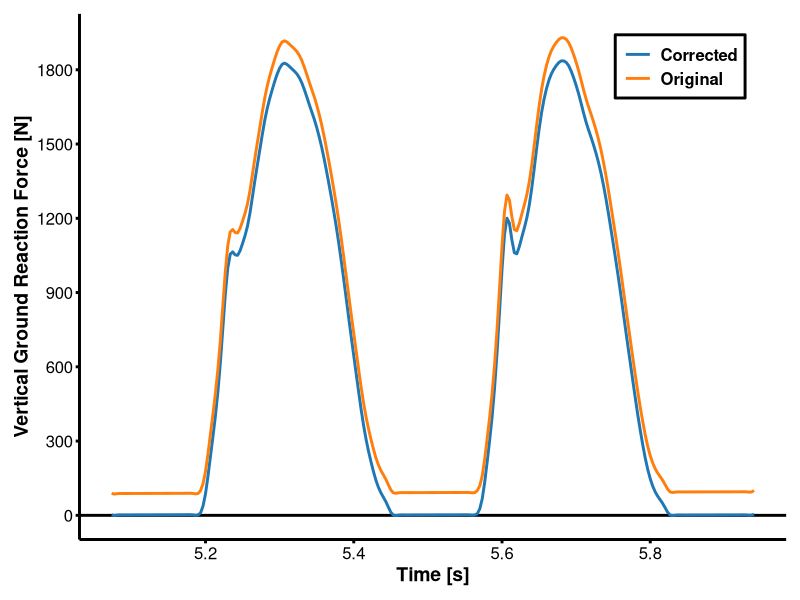

The R source for this figure: (Note: this script raises an error after producing the figure.)
library(ggplot2)
library(ggthemes)
library(viridis)

data.raw = read.csv('detrend_plots_data.csv') #exported from sample.py [force_fd] and [GRF_filt]

data.raw$t = rep(seq(0.003333333,30, 1/300),2)

head(data.raw)

ggplot(data = data.raw[data.raw$frame <1782 & data.raw$frame > 1520,]) +
  geom_abline(intercept = 0, slope = 0, lwd = 1, alpha = 1)+
  geom_line((aes(x = t, y = force, color = signal)), alpha = 1, lwd = 1)+
  scale_color_tableau(label = c('Corrected','Original'),palette = 'Classic 10')+
  scale_y_continuous('Vertical Ground Reaction Force [N]', breaks = seq(0,2000,300))+
  scale_x_continuous('Time [s]', breaks = seq(5,6,.2))+
  theme_classic()+
  theme(axis.line = element_line(size =1, color = 'black'),
        axis.ticks = element_line(size = 1, color = 'black'),
        axis.text = element_text(size = 12, color = 'black'),
        axis.title = element_text(size = 14, face = 'bold', color = 'black'),
        legend.position = c(.85,.9),
        legend.text = element_text(size = 12, face = 'bold', color = 'black'),
        legend.title = element_blank(),
        legend.key.width = unit(.3, 'in'),
        legend.background = element_rect(fill = alpha('white',0.8), size = 1, linetype = 'solid', color = 'black'),
        plot.margin = unit(c(10,10,10,10),'points'))

# ggsave('waveform.png',height = 4, width = 8, units = 'in')

data.aerial = read.csv('aerial_plots_data.csv') #exported from sample.py [aerial_means_d]
head(data.aerial)

ggplot(data = data.aerial) +
  geom_abline(intercept = 0, slope = 0, lwd = 1, alpha = 1, color = 'black')+
  geom_point((aes(y = force, x = step, color = signal)), size = 2, alpha = 1)+
  scale_y_continuous('Aerial Phase Force [N]', breaks = seq(-100,100,20))+
  scale_x_continuous('Step Number')+
  scale_color_tableau(label = c('Corrected','Original'),palette = 'Classic 10')+
  theme_classic()+
  theme(axis.line = element_line(size =1, color = 'black'),
        axis.ticks = element_line(size = 1, color = 'black'),
        axis.text = element_text(size = 12, color = 'black'),
        axis.title = element_text(size = 14, face = 'bold', color = 'black'),
        legend.position = c(.85,.85),
        legend.text = element_text(size = 12, face = 'bold', color = 'black'),
        legend.title = element_blank(),
        legend.key.width = unit(.3, 'in'),
        legend.background = element_rect(fill = alpha('white',0.8), size = 1, linetype = 'solid', color = 'black'),
        plot.margin = unit(c(10,10,10,10),'points'))

# ggsave('steps.png',height = 4, width = 8, units = 'in')


data.ex = read.csv('joss_example.csv') #exported from sample.py [force_fd] and [GRF_filt]


head(data.ex)

ggplot(data = data.ex) +
  geom_abline(intercept = 0, slope = 0, lwd = 1, alpha = 1)+
  geom_line((aes(x = time, y = wrong)), alpha = 1, lwd = 1)+
  geom_line((aes(x = time, y = right)), alpha = 1, lwd = 1, color = 'red')+
  scale_color_tableau(label = c('Corrected','Original'),palette = 'Classic 10')+
  scale_y_continuous('Vertical Ground Reaction Force [N]', breaks = seq(0,2000,300))+
  scale_x_continuous('Time [s]', breaks = seq(5,6,.2))+
  theme_classic()+
  theme(axis.line = element_line(size =1, color = 'black'),
        axis.ticks = element_line(size = 1, color = 'black'),
        axis.text = element_text(size = 12, color = 'black'),
        axis.title = element_text(size = 14, face = 'bold', color = 'black'),
        legend.position = c(.85,.9),
        legend.text = element_text(size = 12, face = 'bold', color = 'black'),
        legend.title = element_blank(),
        legend.key.width = unit(.3, 'in'),
        legend.background = element_rect(fill = alpha('white',0.8), size = 1, linetype = 'solid', color = 'black'),
        plot.margin = unit(c(10,10,10,10),'points'))

# ggsave('example2.eps',height = 8, width = 8, units = 'in')
